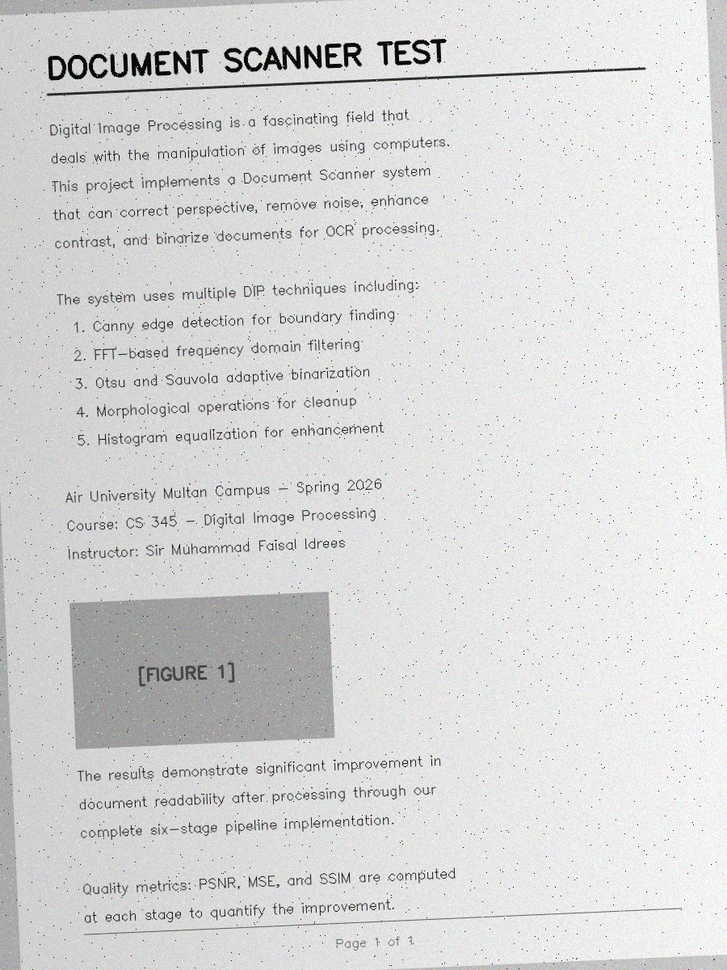
#> input picture Original.png, 727 x 970 px, shrunk from 900 x 1200 before the run
$ python -i edge_utils.py   (imports and definitions only)   (older library calls are emulated)
#> lines starting #> are read from the running program, lines starting #| are printed output that depends on the picture
#> further down, picture is the input picture: shape (970, 727, 3); mean B, G, R 215.8, 215.9, 215.8
"""
Edge Detection Utility Functions
---------------------------------
Provides Canny, Sobel, and Laplacian edge detection methods.

DIP Concepts: Edge detection (spatial domain)
"""

import cv2
import numpy as np


def canny_edges(image, low_threshold=50, high_threshold=150):
    """
    Apply Canny edge detection.

    The Canny detector uses a multi-stage algorithm:
    1. Gaussian smoothing to reduce noise
    2. Gradient computation (Sobel) for edge magnitude and direction
    3. Non-maximum suppression to thin edges
    4. Hysteresis thresholding with low and high thresholds

    Parameters
    ----------
    image : np.ndarray
        Input image (grayscale or color).
    low_threshold : int
        Lower threshold for hysteresis.
    high_threshold : int
        Upper threshold for hysteresis.

    Returns
    -------
    edges : np.ndarray
        Binary edge map (0 or 255).
    """
#> called with low_threshold = 50, high_threshold = 150
    if len(image.shape) == 3:
        gray = cv2.cvtColor(image, cv2.COLOR_BGR2GRAY)
    else:
        gray = image.copy()

    # Apply Gaussian blur first to reduce noise
    blurred = cv2.GaussianBlur(gray, (5, 5), 1.4)

    # Canny edge detection
    edges = cv2.Canny(blurred, low_threshold, high_threshold)
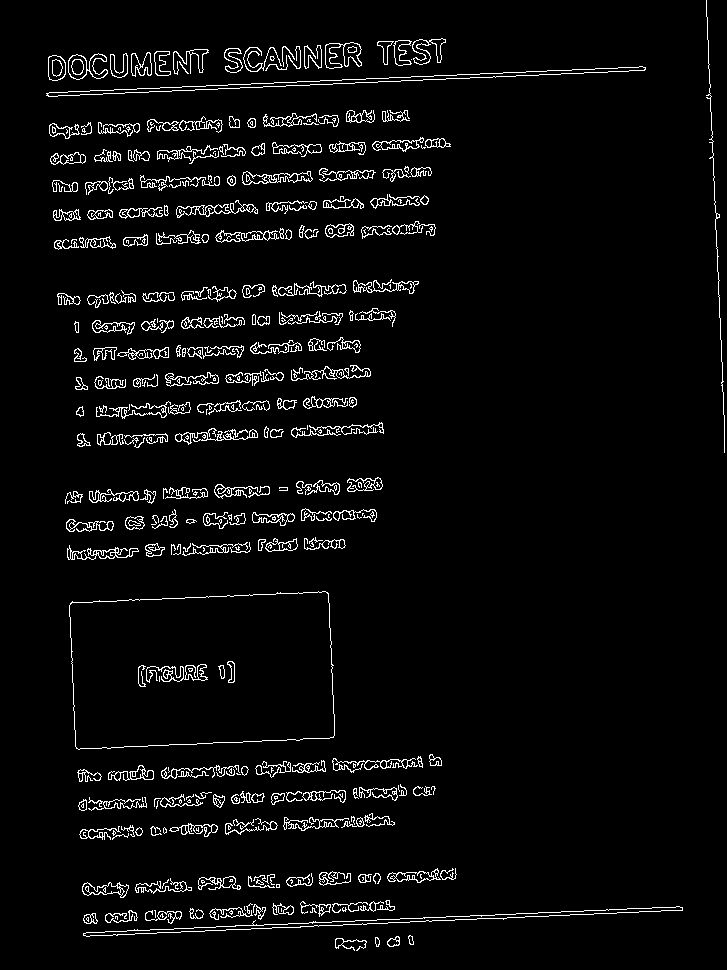
#> edges: shape (970, 727); 4.2% white in thin lines or dots

    return edges


# [77 lines left out: functions sobel_edges, laplacian_edges, not called in this run]

>>> import cv2
>>> picture = cv2.imread('../Original.png')
>>> result = canny_edges(picture)
